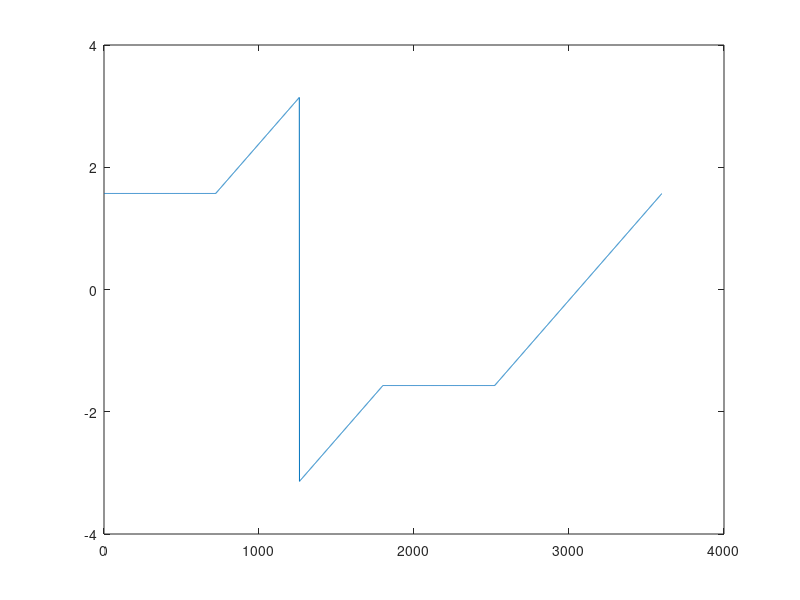
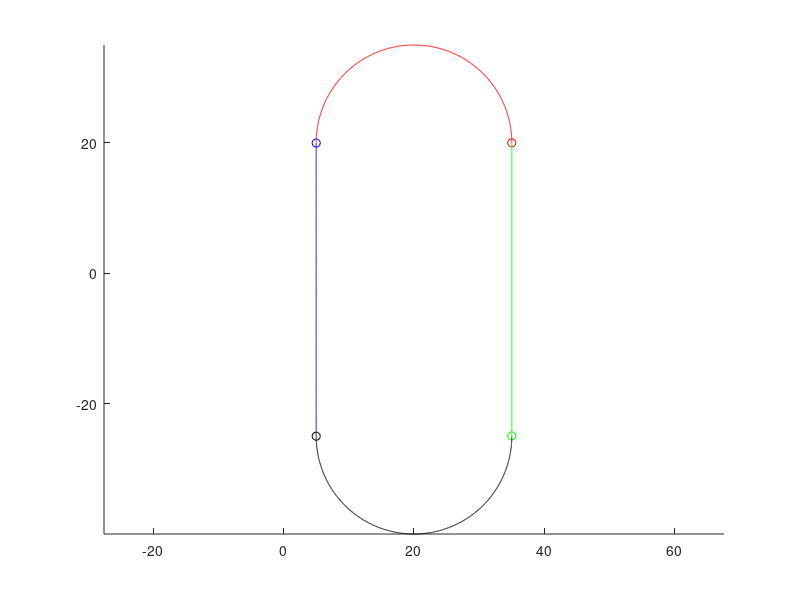

These charts were generated, in order, by the following MATLAB code: (Note: this script raises an error after producing the figures.)
% =========================================================================
% 檔案名稱: Untitled4_tracking_trajectory_test.m
%
% 功能：本專案「母路徑」reference_path.mat 的產生腳本 —— 整個 Pure
%       Pursuit 系統唯一一次執行、離線產生固定測試賽道的地方。執行後
%       會存出 reference_path.mat，之後 main_pure_pursuit_sim.m /
%       generate_local_paths.m / my_multi_path.m 全部都是讀取這個已經
%       存好的檔案，不會重新執行本腳本。
%
%       這份文件在 docx 週報裡被歸類為「共用不變」（單車版本與拖掛車
%       版本共用同一條母路徑，完全沒有修改），這次也同樣沒有更動任何
%       運算邏輯，只補上完整註解、並清掉一行殘留的編碼錯誤裝飾註解
%       （原始檔案裡混入了非 UTF-8 來源、顯示為 �f�ɰw 之類亂碼字元的
%       裝飾分隔線，內容本來就只是重複第 1 行「橢圓賽道」的說明，
%       刪掉不影響任何運算結果）。
%
%       ⚠ 本腳本目前不需要、也不建議重新執行：reference_path.mat 已經
%       存在且經過這次全部驗證測試（CTE RMS、鉸接角、貨櫃偏移等數字）
%       都是針對「現有」這份 reference_path.mat 算出來的。如果之後真的
%       需要換一條新賽道，重新執行本腳本會覆蓋掉 reference_path.mat，
%       屆時全部追蹤效能數字都要重新驗證。
%
% ─────────────────────────────────────────────────────────────────────
% 賽道幾何（一個類似運動場跑道的封閉「體育場形（stadium shape）」迴圈）：
%
%   由 4 段組成，依 x=[x2 x1 x0 x5] 的順序頭尾相接成一個封閉迴圈：
%     x2,y2 : 右側直線段，x=35（固定），y 從 -24.95 走到 19.95（由下往上）
%     x1,y1 : 頂部半圓，圓心 (20,20)、半徑 15，從 (35,20) 經 (20,35)
%             轉到 (5,20)（右上 → 正上 → 左上）
%     x0,y0 : 左側直線段，x=5（固定），y 從 19.96 走到 -24.98（由上往下）
%     x5,y5 : 底部半圓，圓心 (20,-25)、半徑 15，從 (5,-25) 經 (20,-40)
%             轉到 (35,-25)（左下 → 正下 → 右下），接回 x2 起點
%
%   這正是本專案所有模擬測試用的封閉迴圈賽道（車輛會繞著這個「跑道」
%   一直循環行駛，main_pure_pursuit_sim.m 的最近點搜尋用 mod 運算處理
%   跑道首尾相接的接縫）。
%
%   （x3,y3 在下面第 24-26 行有定義（另一個半徑 20、圓心 (55,-10) 的
%   半圓），但最終沒有被併入 x=[x2 x1 x0 x5] 這個組合中，是未被使用的
%   殘留變數，這裡保留原樣不刪除，避免任何非必要的行為變動。）
%
% ─────────────────────────────────────────────────────────────────────
% 生成邏輯（跟這次新增的 generate_local_paths.m 用的是同一套「窗口化、
% 逐段用 my_path() 擬合再拼接」概念，但這裡是「離線、一次性、依序跑完
% 整條路線」，不是「線上、即時、依車輛當前位置」）：
%
%   1. 先用上面的解析幾何公式，產生一串很密集的原始點 (x,y)（直接用
%      圓的參數式或線性插值算出來，不需要曲率多項式擬合）
%   2. 用相鄰點差分算出每一點的粗略航向角 theda（純幾何切線方向）
%   3. 把整串點依固定長度 seg_len=120 切成很多小段窗口，逐段呼叫
%      my_path() 把「這一小段窗口內的起點到終點」擬合成一條平滑的
%      曲率多項式曲線（這一步才是真正決定最終路徑平滑度、可行駛性
%      的地方 —— 前面的解析幾何只是拿來當作 my_path() 的擬合目標）
%   4. 每一段用旋轉矩陣 TFS 把局部座標系擬合結果轉回世界座標系，
%      串接起來就是最終的 ref_x, ref_y
%   5. 最後用差分算出每一點的最終航向角 ref_phi，存成 refpath 結構
% ─────────────────────────────────────────────────────────────────────

clear all
close all
clc

%%%%%%%%%%%%%%%%%%%%%%%%%%%%%   賽道幾何定義   %%%%%%%%%%%%%%%%%%%%%%%%%%%%%%%

points=360*3;
t=linspace(0,pi,points);
a=15;
for i=1:points
x1(i)=(a+5)+a*cos(t(i));   % 頂部半圓（圓心 20,20，半徑 15）
y1(i)=(a+5)+a*sin(t(i));
end

x2=35*ones(1,360*2);                 % 右側直線段（x=35）
y2=linspace(-24.95,19.95,360*2);

t=linspace(-pi,0,points);
for i=1:points
x3(i)=55+20*cos(t(i));     % （未使用的殘留變數，見檔頭說明）
y3(i)=-10+20*sin(t(i));
end

x0=5*ones(1,360*2);                  % 左側直線段（x=5）
y0=linspace(19.96,-24.98,360*2);


points=360*3;
t=linspace(-pi,0,points);
a=15;
for i=1:points
x5(i)=(a+5)+a*cos(t(i));   % 底部半圓（圓心 20,-25，半徑 15）
y5(i)=-25+a*sin(t(i));
end

figure (3)
hold on
plot(x0,y0,'b');
plot(x0(1),y0(1),'bo')
plot(x1,y1,'r');
plot(x1(1),y1(1),'ro')
plot(x2,y2,'g');
plot(x2(1),y2(1),'go')
plot(x5,y5,'k');
plot(x5(1),y5(1),'ko')
axis equal

% 依「右直線 → 上半圓 → 左直線 → 下半圓」順序串接成封閉迴圈
x=[x2 x1 x0 x5] ;
y=[y2 y1 y0 y5] ;
M=length(x);

ref_x = [];
ref_y = [];


clear x0 x1 x2 x3 xe
clear y0 y1 y2 y3 ye


%%%%%~~~~~~~~~~~~~~~~~~~~~~~  估計每一點的粗略航向角 ~~~~~~~~~~~~~~~~~%%%%%%%%%%
% 用相鄰點的座標差分（純幾何切線方向），供下面切割窗口時當作
% my_path() 擬合的目標航向角使用
for i=1:M-1
y_d=y(i+1)-y(i);
x_d=x(i+1)-x(i);
theda(i)=atan2(y_d,x_d);
theda_deg(i)=rad2deg(theda(i));
end
%%%%%%%%%%%%%%%%%%%%%%%%%%%%%%%%%%%%%%%%%%%%%%%%%%%%%%%%%%%%%%%%%%%%%%%%%%%
figure (1)
plot(theda);

%%%%%%%%%%%%%%%%%%%%%%%       路徑生成主迴圈     %%%%%%%%%%%%%%%%%%%%%%%%%%
% 把整條密集原始點切成長度 seg_len=120 的窗口，逐段呼叫 my_path() 擬合
% 成平滑曲線（跟 stitch_local_path.m 的「逐段拼接」概念相同，只是這裡
% 是一次性離線跑完「整條」路線，不是即時只跑「車輛前方一小段」）
% for k=1:100

M = length(x);
seg_len = 120;
num_seg = floor(M / seg_len);
for k = 1:num_seg

% start=2000;
start=(k-1)*120+2
target=120*k
if target>=M
target=M-1;
end

if start > length(x) || target > length(x)
    break;
end
now=[x(start);y(start)];

now=[x(start);y(start)];        % 本段窗口起點（世界座標）
next=[x(target);y(target)];     % 本段窗口終點（世界座標）
delta=next-now                  % 世界座標系下的位移
theda_in=theda(start)           % 起點的粗略航向角
theda_out=theda(target)         % 終點的粗略航向角
if theda_in>0 && theda_out<0
    theda_in=theda(start)-2*pi;  % 跨越 +pi/-pi 邊界時的角度修正，避免目標轉角算錯方向
else
%     theda_in=theda(start);
end

phi_tag=theda(target)-theda_in  % 目標相對轉角（局部座標系下 my_path 的 phi_tag）
check=rad2deg(phi_tag)

delta_b=now-[x(start-1);y(start-1)]        % 用起點前一點的位移，估計起點局部座標系的基準方向
[ alfa Quadrant] = my_yaw_angle( delta_b )  % alfa = 起點局部座標系基準角（0~2pi）
TFS=[cos(alfa) -sin(alfa); sin(alfa) cos(alfa)];   % 局部→世界的旋轉矩陣

iTFS=inv(TFS)                    % 世界→局部的旋轉矩陣（TFS 是正交矩陣，inv=轉置，但這裡直接用 inv）
QQQ=iTFS*delta                   % 把世界座標位移轉到局部座標系（my_path 只認得局部座標）

x_tag=QQQ(1);
y_tag=QQQ(2);

xic=[0 0 0 0]';
[ ZZ p] = my_path( x_tag, y_tag, phi_tag, xic );    % 用 Newton-Raphson 擬合這一段曲線（4xM 矩陣，見 my_dynamic.m）



%%%%%%%%%%%%%%%%%%%%%%%%%%%%   局部座標轉回世界座標   %%%%%%%%%%%%%%%%%%%%%%%%%%%%

for i=1:1000
Temp=[ ZZ(1,i) ZZ(2,i)]';    % 取出 my_path() 回傳的第 i 個取樣點的 [x;y]（ZZ 是 4xM，這裡只取前兩列）
ZZ_R(:,i)=TFS*Temp+now;      % 用 TFS 旋轉回世界座標系，再平移到本段起點 now
end

ref_x = [ref_x, ZZ_R(1,:)];
ref_y = [ref_y, ZZ_R(2,:)];

%%%%%%%%%%%%%%%%%%%%%%%%%%%%%%%%%%%%%%%%%%%%%%%%%%%%%%%%%%%%%%%%%%%%%%%%%%%

figure (2)
hold on

p1=plot(next(1,1),next(2,1),'ko');
set(gca,'FontSize',20);
set(p1, 'linewidth', 2);
p2=plot(now(1,1),now(2,1),'ks');
set(p2, 'linewidth', 2);
axis equal
xlabel('X (meter)','FontSize',18)
ylabel('Y (meter)','FontSize',18)
p3=plot(x,y,'r');
set(p3, 'linewidth', 2);
p4=plot(ZZ_R(1,:),ZZ_R(2,:),'b');
set(p4, 'linewidth', 2);
title('Tractor-Trailer Tacking Trajectory','FontSize',18 )
legend([p1 p2 p3 p4],{'Tractor Waypoint','Trailer Waypoint','Tractor Trajectory','Trailer Trajectory'},'FontSize',18)
% pause
end

% ---- 賽道整體放大 TRACK_SCALE 倍（長寬同比例放大）----
% 目的：原本最緊的彎道半徑只有 15m（實測擬合後約 10m），對這台 L1=4.5m、
% L2=7.5m 的聯結車來說太緊，貨櫃甩尾會超出車道邊界（見週報第八節分析）。
%
% ⚠ 這裡刻意選在「整條路徑逐段擬合完成之後」才做縮放，而不是把縮放
% 套用在最一開始的賽道幾何定義（半徑 a、直線端點座標）上，兩者數學上
% 應該等價（曲率多項式擬合問題本身是比例不變的），但實測發現「先放大
% 座標、再逐段擬合」會讓部分 segment 邊界的 Newton-Raphson 沒辦法在
% 500 次迭代內收斂到位——因為 my_path.m 的收斂門檻 norm(delta_x)<1e-6
% 是「絕對誤差」，座標放大 5 倍後，同樣的絕對誤差門檻相當於要求更嚴格
% 的相對精度，導致部分本來收斂良好的 segment 變得收斂不完全，在拼接處
% 產生局部倒退的小凹陷（實測：29 段裡有 19 段出現曲率尖峰，|kappa| 最大
% 到 41，對應轉彎半徑不到 0.03m，明顯不合理）。
%
% 改成「先在原始 1 倍尺度完成整條路徑擬合（這個尺度已經過驗證，逐段
% 都能可靠收斂），最後才把整條密集點雲座標乘以 TRACK_SCALE」，因為
% 均勻縮放一條曲線，形狀不變、位置座標乘以縮放倍率、航向角不變、
% 曲率除以縮放倍率——這是單純的幾何縮放關係，不需要重新解任何
% Newton-Raphson 問題，自然不會有收斂精度隨尺度變差的問題。
TRACK_SCALE = 5;
ref_x = ref_x * TRACK_SCALE;
ref_y = ref_y * TRACK_SCALE;

% ---- 用最終拼接完成的密集路徑點，差分算出每一點的最終航向角 ----
dx = diff(ref_x);
dy = diff(ref_y);
ref_phi = atan2(dy, dx);
ref_phi = [ref_phi, ref_phi(end)];   % 補最後一點（差分少一個點，複製前一個值）

% ---- 存成 refpath 結構，供其他所有腳本讀取使用 ----
refpath.x = ref_x(:);
refpath.y = ref_y(:);
refpath.phi = ref_phi(:);
refpath.v = 3.0 * ones(length(ref_x),1);   % 第一版先固定速度（下游 main_pure_pursuit_sim.m
                                            % 會用曲率限速 + forward/backward pass 重新規劃
                                            % 真正使用的 v_profile，這裡的固定值目前沒有實際用到）
save('reference_path.mat', 'refpath');
